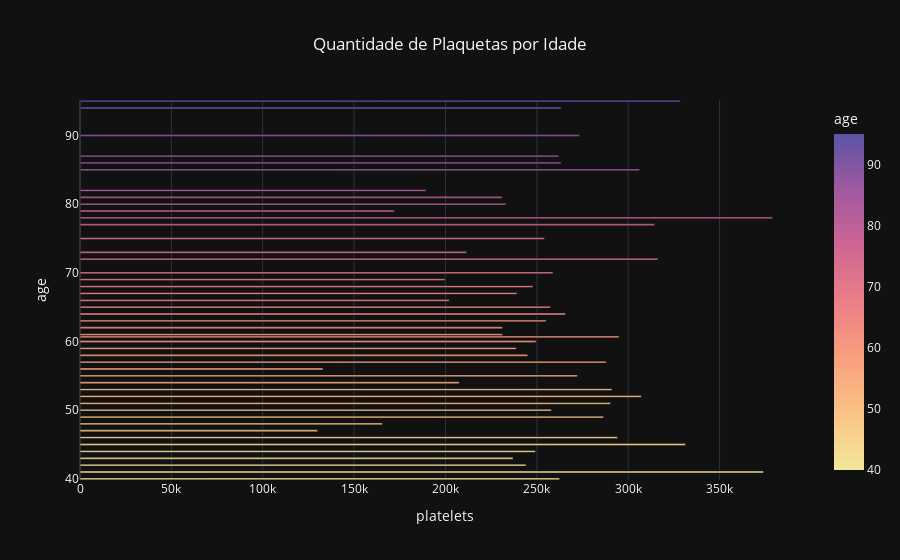

This figure's notebook cell:
### Code cell
df_agrupado3 = df.groupby("platelets").mean().reset_index()
fig4 = px.bar(df_agrupado, x = "platelets", y = "age",template = "plotly_dark", title = "Quantidade de Plaquetas por Idade",
              orientation = 'h', 
              color = "age", color_continuous_scale = "sunset")
fig4.update_layout(title_x = 0.5)
fig4.show()

### Figure 1 — Plotly figure (JSON) as saved in the notebook; plotly's stock layout.template omitted (floating-point values rounded to 4 significant figures)
{"data": [{"alignmentgroup": "True", "hovertemplate": "platelets=%{x}<br>age=%{marker.color}<extra></extra>", "legendgroup": "", "marker": {"color": [40, 41, 42, 43, 44, 45, 46, 47, 48, 49, 50, 51, 52, 53, 54, 55, 56, 57, 58, 59, 60, 60.67, 61, 62, 63, 64, 65, 66, 67, 68, 69, 70, 72, 73, 75, 77, 78, 79, 80, 81, 82, 85, 86, 87, 90, 94, 95], "coloraxis": "coloraxis", "pattern": {"shape": ""}}, "name": "", "offsetgroup": "", "orientation": "h", "showlegend": false, "textposition": "auto", "type": "bar", "x": [262400.0, 374000, 244100.0, 237000, 249200.0, 331300.0, 294100.0, 130000, 165500, 286500, 257900.0, 290300.0, 307200, 291100.0, 207500, 272200.0, 133000, 288000, 245000, 238750, 249500.0, 295000, 231250, 231200, 255125, 265700.0, 257400.0, 202000, 239200.0, 247800, 199700.0, 258900.0, 316300.0, 211600.0, 254100.0, 314500, 379000, 172000, 233100.0, 231000, 189300.0, 306200.0, 263400.0, 262000, 273300.0, 263400.0, 328500], "xaxis": "x", "y": [40, 41, 42, 43, 44, 45, 46, 47, 48, 49, 50, 51, 52, 53, 54, 55, 56, 57, 58, 59, 60, 60.67, 61, 62, 63, 64, 65, 66, 67, 68, 69, 70, 72, 73, 75, 77, 78, 79, 80, 81, 82, 85, 86, 87, 90, 94, 95], "yaxis": "y"}], "layout": {"barmode": "relative", "coloraxis": {"colorbar": {"title": {"text": "age"}}, "colorscale": [[0, "rgb(243, 231, 155)"], [0.1667, "rgb(250, 196, 132)"], [0.3333, "rgb(248, 160, 126)"], [0.5, "rgb(235, 127, 134)"], [0.6667, "rgb(206, 102, 147)"], [0.8333, "rgb(160, 89, 160)"], [1, "rgb(92, 83, 165)"]]}, "legend": {"tracegroupgap": 0}, "title": {"text": "Quantidade de Plaquetas por Idade", "x": 0.5}, "xaxis": {"anchor": "y", "domain": [0, 1], "title": {"text": "platelets"}}, "yaxis": {"anchor": "x", "domain": [0, 1], "title": {"text": "age"}}}}
